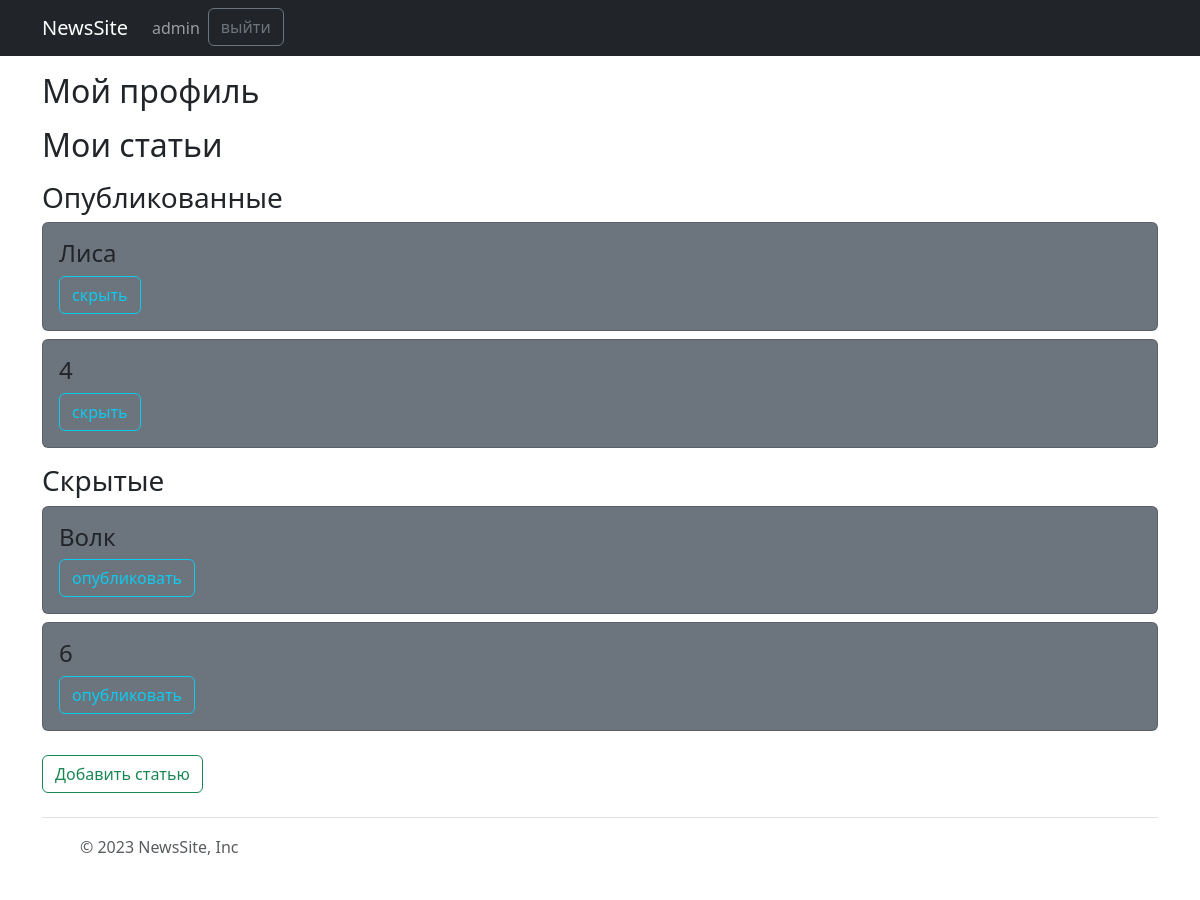
/accs/profile/ (signed in), run on an earlier commit of the app's database.
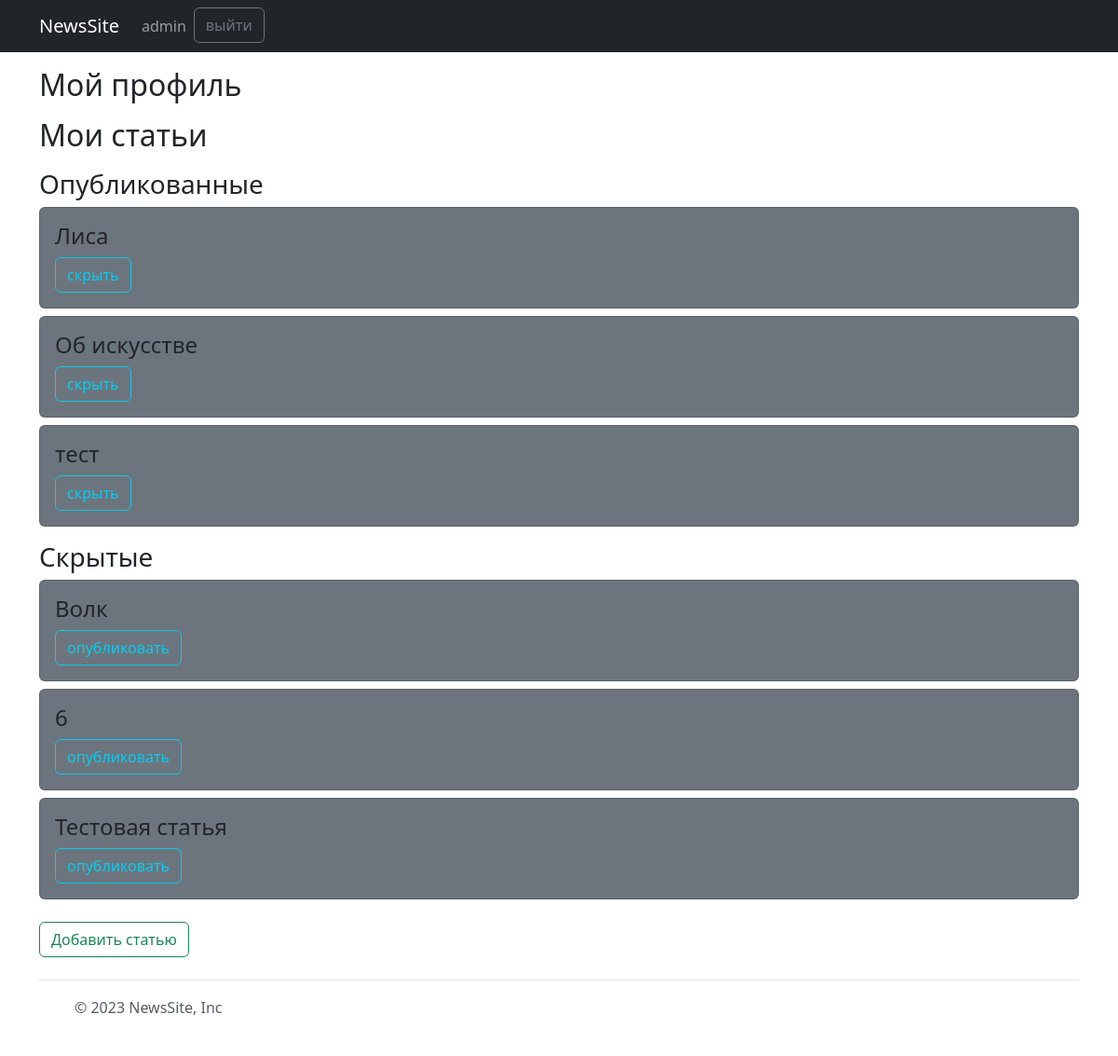
And on a later commit of the database.
### newsapp/models.py (models this page shows, shortened)
class Item(models.Model):
    title=models.CharField(max_length=100)
    memo =models.TextField()
    image=models.ImageField(upload_to='newsapp/images',null=True,blank=True)
    date=models.DateTimeField(auto_now_add=True)
    author=models.ForeignKey(User,on_delete=models.CASCADE)
    published=models.BooleanField(default=False,null=False,blank=False)
    likes=GenericRelation(Like)
    tags=models.ManyToManyField(Tag)
    class Meta:
        permissions=[('can_read_item','Can read item')]

### accs/views.py (the view)
# urls.py: path('profile/',profile,name='profile'),
@login_required
def profile(request):
   publicnews=Item.objects.filter(author=request.user,published=True)
   shadownews=Item.objects.filter(author=request.user,published=False)
   return render(request,'accs/profile.html',{'publicnews':publicnews,'shadownews':shadownews})

### accs/templates/accs/profile.html
{% extends 'coreapp/base.html' %}
{% load static %}
{% block content %}
<div class="container">
  <h2 class="mt-3">Мой профиль</h2>
<h2 class="mt-3">Мои статьи</h2>
<h3 class="mt-3">Опубликованные</h3>
{% for i in publicnews %}
  <div class="card mt-2 bg-secondary ">
    <div class="card-body">
    <a class="nav-link" href="{% url 'accs:viewitem' i.id %}"><h4>{{ i.title }}</h4></a>
    <a href="{% url 'accs:publication' i.id %}" class="btn btn-outline-info">скрыть </a>
    </div>
  </div>
{% endfor %}
<h3 class="mt-3">Скрытые</h3>
{% for j in shadownews %}
<div class="card mt-2 bg-secondary ">
  <div class="card-body">
  <a class="nav-link" href="{% url 'accs:viewitem' j.id %}"><h4>{{ j.title }}</h4></a>
  <a href="{% url 'accs:publication' j.id %}" class="btn btn-outline-info">опубликовать </a>
  </div>
</div>
{% endfor %}
<br>
<a class="btn btn-outline-success" href="{% url 'accs:createitem'  %}" role="button">Добавить статью</a>
</div>
{% endblock %}

### coreapp/templates/coreapp/base.html (shortened to what this page needs)
{% load static %}
<!DOCTYPE html>
<html lang="en">
<head>
<link rel="stylesheet" href="{% static 'css/style.css' %}">
<link href="https://cdn.jsdelivr.net/npm/bootstrap@5.3.0-alpha3/dist/css/bootstrap.min.css" rel="stylesheet">
</head>
<body >
  <header >
    <nav class="navbar  navbar-expand-lg navbar-dark bg-dark">
      <div class="container">
        <a class="navbar-brand" href="{% url 'newsapp:home' %}">NewsSite</a>
        <div class="collapse navbar-collapse" id="navbarSupportedContent">
          <ul class="navbar-nav me-auto mb-2 mb-lg-0">
            {% if user.is_authenticated %}
            <li class="nav-item">
              <a class="nav-link" href="{% url 'accs:profile' %}">{{ user.username }}</a>
            </li>
            <form action="{% url 'accs:signout' %}" method="POST">
              <li class="nav-item">
                <input class="btn btn-outline-secondary" type="submit" value="выйти">
              </li>
            </form>
            {% endif %}
            </ul>
        </div>
      </div>
    </nav>
  </header>
  {% block content %}
  {% endblock %}
    <div class="container">
      <footer class="d-flex flex-wrap justify-content-between align-items-center py-3 my-4 border-top ">
        <div class="col-md-4 d-flex align-items-center">
          <a href="/" class="mb-3 me-2 mb-md-0 text-muted text-decoration-none lh-1">
            <svg class="bi" width="30" height="24"><use xlink:href="#bootstrap"></use></svg>
          </a>
          <span class="mb-3 mb-md-0 text-muted">© 2023 NewsSite, Inc</span>
        </div>
        <ul class="nav col-md-4 justify-content-end list-unstyled d-flex">
          <li class="ms-3"><a class="text-muted" href="#"><svg class="bi" width="24" height="24"><use xlink:href="#twitter"></use></svg></a></li>
          <li class="ms-3"><a class="text-muted" href="#"><svg class="bi" width="24" height="24"><use xlink:href="#instagram"></use></svg></a></li>
          <li class="ms-3"><a class="text-muted" href="#"><svg class="bi" width="24" height="24"><use xlink:href="#facebook"></use></svg></a></li>
        </ul>
      </footer>
    </div>
</body>
</html>

### coreapp/static/css/style.css (style rules this page uses)
body { font-family: 'Roboto', sans-serif; }

What changed in the data, as far as the page shows it:
changed Item: title "4" → "Об искусстве"
added Item: title "тест", shown under "Опубликованные"
added Item: title "Тестовая статья", shown under "Скрытые"
